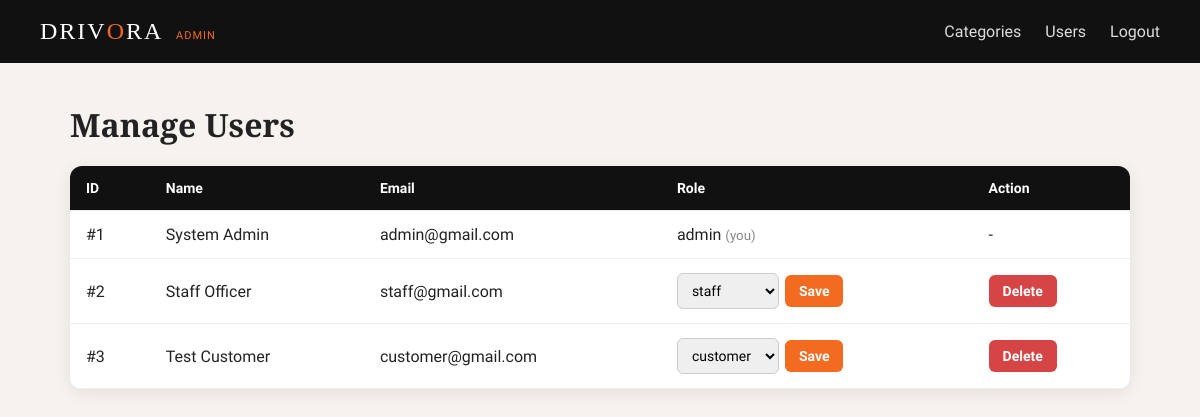
The page /admin/users.php (signed in) on the database its author committed.
### tables this page shows
CREATE TABLE IF NOT EXISTS users (
    user_id INT AUTO_INCREMENT PRIMARY KEY,
    name VARCHAR(100) NOT NULL,
    email VARCHAR(100) UNIQUE NOT NULL,
    password VARCHAR(255) NOT NULL,
    phone VARCHAR(20),
    date_of_birth DATE,
    ic_passport_no VARCHAR(30),
    license_issue_date DATE,
    role ENUM('customer','staff','admin') NOT NULL DEFAULT 'customer',
    created_at DATETIME DEFAULT CURRENT_TIMESTAMP
);

### admin/users.php (the view, shortened to what this page needs)
<?php
require_once __DIR__ . '/../config/db.php';
$my_id = $_SESSION['user_id'];
$users = $pdo->query("SELECT user_id, name, email, phone, role FROM users ORDER BY user_id")->fetchAll(PDO::FETCH_ASSOC);
?>
<!DOCTYPE html>
<html lang="en">
<head>
    <link rel="stylesheet" href="../assets/panel.css">
</head>
<body>
    <nav>
        <a href="/mainpage/index.php" class="logo">DRIV<span>O</span>RA <small>ADMIN</small></a>
        <ul>
            <li><a href="categories.php">Categories</a></li>
            <li><a href="users.php" class="active">Users</a></li>
            <li><a href="/system/logout.php">Logout</a></li>
        </ul>
    </nav>
    <div class="wrap">
        <h1>Manage Users</h1>
        <table>
            <tr>
                <th>ID</th>
                <th>Name</th>
                <th>Email</th>
                <th>Role</th>
                <th>Action</th>
            </tr>
            <?php foreach ($users as $u): ?>
            <tr>
                <td>#<?php echo $u['user_id']; ?></td>
                <td><?php echo htmlspecialchars($u['name']); ?></td>
                <td><?php echo htmlspecialchars($u['email']); ?></td>
                <?php if ($u['user_id'] == $my_id): ?>
                    <td><?php echo htmlspecialchars($u['role']); ?> <small>(you)</small></td>
                    <td>-</td>
                <?php else: ?>
                    <td>
                        <form method="post">
                            <select name="role">
                                <?php foreach (['customer', 'staff', 'admin'] as $role): ?>
                                    <option value="<?php echo $role; ?>" <?php if ($u['role'] === $role) { echo 'selected'; } ?>><?php echo $role; ?></option>
                                <?php endforeach; ?>
                            </select>
                            <button name="action" value="change_role">Save</button>
                        </form>
                    </td>
                    <td>
                        <form method="post" onsubmit="return confirm('Delete this user?');">
                            <button name="action" value="delete" class="no">Delete</button>
                        </form>
                    </td>
                <?php endif; ?>
            </tr>
            <?php endforeach; ?>
        </table>
    </div>
</body>
</html>

### assets/panel.css (style rules this page uses)
* { box-sizing: border-box; margin: 0; padding: 0; }
body { font-family: 'Quicksand', sans-serif; background: #f6f3ee; color: #222; }
nav { background: #111; padding: 18px 40px; display: flex; justify-content: space-between; align-items: center; }
nav .logo { font-family: 'Playfair Display', serif; font-size: 24px; color: #fff; text-decoration: none; letter-spacing: 2px; }
nav .logo span { color: #f26b21; }
nav .logo small { font-family: 'Quicksand', sans-serif; font-size: 11px; color: #f26b21; letter-spacing: 1px; margin-left: 6px; }
nav ul { list-style: none; display: flex; gap: 24px; }
nav a { color: #ddd; text-decoration: none; font-weight: 500; }
.wrap { max-width: 1100px; margin: 40px auto; padding: 0 20px; }
h1 { font-family: 'Playfair Display', serif; margin-bottom: 20px; }
small { color: #888; }
table { width: 100%; border-collapse: collapse; background: #fff; border-radius: 12px; overflow: hidden; box-shadow: 0 4px 18px rgba(0, 0, 0, .08); }
th, td { padding: 14px 16px; text-align: left; border-bottom: 1px solid #eee; vertical-align: middle; }
th { background: #111; color: #fff; font-weight: 600; font-size: 14px; }
td form { display: flex; gap: 6px; align-items: center; }
button, .btn { display: inline-block; padding: 8px 14px; border: 0; border-radius: 6px; background: #f26b21; color: #fff; font-family: inherit; font-size: 14px; font-weight: 600; text-decoration: none; cursor: pointer; }
button.no { background: #d64545; }
input, select { padding: 8px 10px; border: 1px solid #ccc; border-radius: 6px; font-family: inherit; font-size: 14px; }

### rows shown on the page
users: user_id "1", name "System Admin", email "admin@gmail.com", role "admin"
users: user_id "2", name "Staff Officer", email "staff@gmail.com", role "staff"
users: user_id "3", name "Test Customer", email "customer@gmail.com", role "customer"
